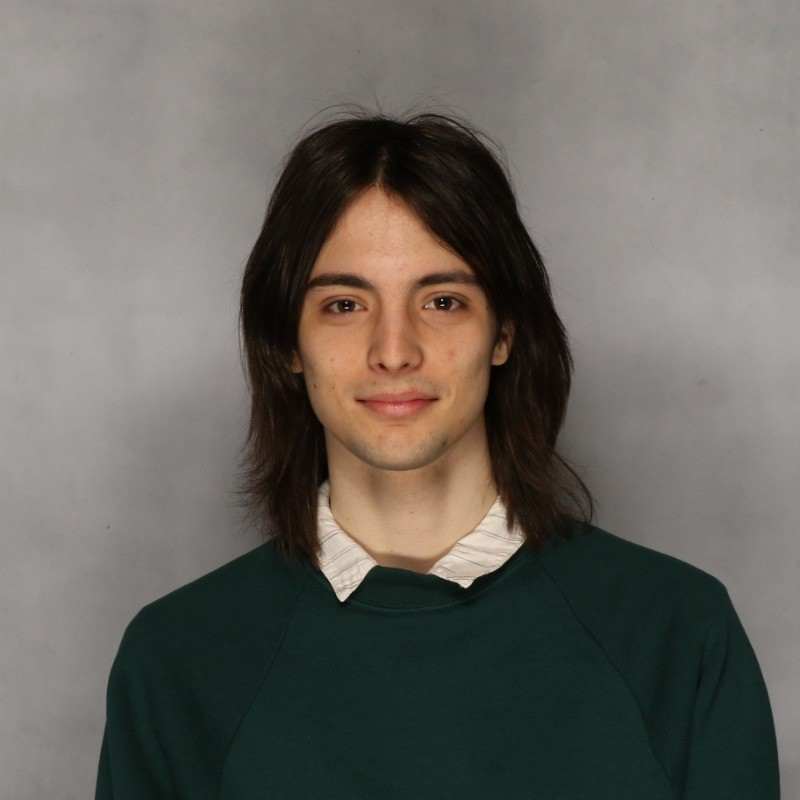
#> input picture 9/15/9:15:photo.jpg, 800 x 800 px
$ python -i grayscale.py   (imports and definitions only)
#> lines starting #> are read from the running program, lines starting #| are printed output that depends on the picture
import sys
from pathlib import Path
from PIL import Image, ImageChops, ImageFilter


def to_grayscale(img: Image.Image) -> Image.Image:
    return img.convert("L")


def to_threshold(img: Image.Image, threshold: int = 128) -> Image.Image:
    return img.convert("L").point(lambda p: 255 if p >= threshold else 0)


def erode(img: Image.Image, size: int = 3) -> Image.Image:
    return img.filter(ImageFilter.MinFilter(size))


def dilate(img: Image.Image, size: int = 3) -> Image.Image:
    return img.filter(ImageFilter.MaxFilter(size))


def subtract(img: Image.Image, other: Image.Image) -> Image.Image:
    return ImageChops.subtract(img, other)


def save_with_suffix(img: Image.Image, input_path: str, suffix: str) -> str:
    src = Path(input_path)
    output_path = str(src.with_stem(src.stem + suffix))
    img.save(output_path)
    return output_path


def kernel_matrix_text(size: int, op: str) -> str:
    row = " ".join(["1"] * size)
    matrix = "\n".join([row] * size)
    formula = {
        "erode": f"output(x,y) = min over {size}x{size} neighborhood",
        "dilate": f"output(x,y) = max over {size}x{size} neighborhood",
    }[op]
    return f"{formula}\n\nstructuring element:\n{matrix}"


def launch_gui(input_path: str) -> None:
#> called with input_path = '9:15:photo.jpg'
    import tkinter as tk
    from tkinter import ttk
    from PIL import ImageTk

    THUMB_SIZE = (200, 200)

    root = tk.Tk()
    root.title("Kernel Playground")

    gray_img = to_grayscale(Image.open(input_path))
#> in to_grayscale, `return img.convert("L")`:
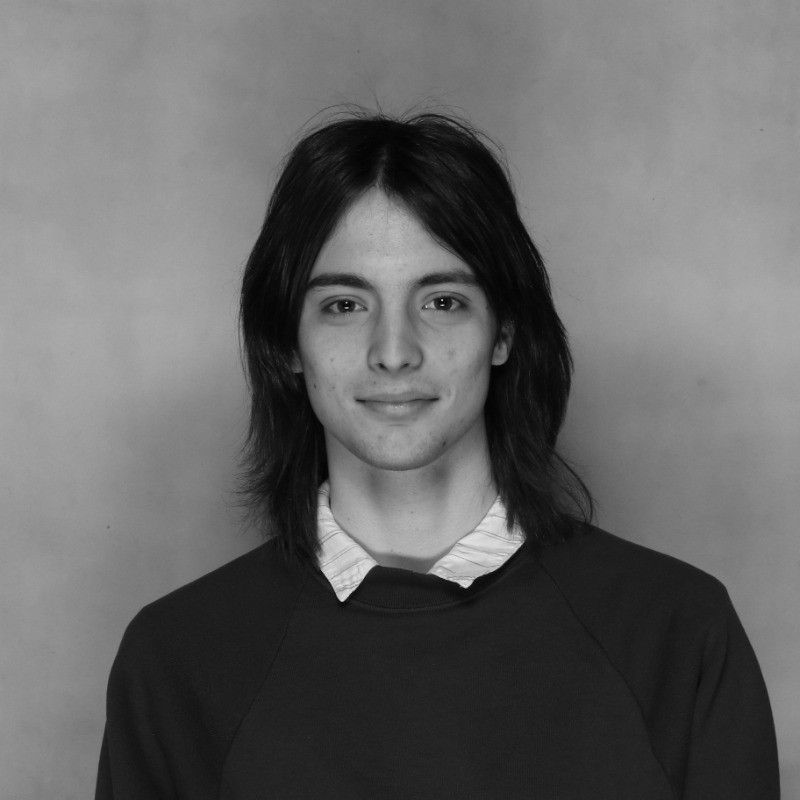
#> returned value: PIL image 800x800 L; min 1, max 236, mean 102.1

    threshold_var = tk.IntVar(value=128)
    erode_var = tk.IntVar(value=3)
    dilate_var = tk.IntVar(value=3)

    photo_refs: dict[str, "ImageTk.PhotoImage"] = {}
    stage_images: dict[str, Image.Image] = {}
    stage_labels: dict[str, ttk.Label] = {}
    stage_math: dict[str, ttk.Label] = {}

    def make_thumb(img: Image.Image) -> "ImageTk.PhotoImage":
        thumb = img.copy()
        thumb.thumbnail(THUMB_SIZE)
        return ImageTk.PhotoImage(thumb)

    def render(*_args) -> None:
        threshold = threshold_var.get()
        erode_size = erode_var.get()
        dilate_size = dilate_var.get()

        threshold_img = to_threshold(gray_img, threshold)
        eroded_img = erode(threshold_img, erode_size)
        dilated_img = dilate(eroded_img, dilate_size)
        subtracted_img = subtract(threshold_img, dilated_img)

        stage_images["grayscale"] = gray_img
        stage_images["threshold"] = threshold_img
        stage_images["eroded"] = eroded_img
        stage_images["dilated"] = dilated_img
        stage_images["subtracted"] = subtracted_img

        for name, img in stage_images.items():
            photo = make_thumb(img)
            photo_refs[name] = photo
            stage_labels[name].configure(image=photo)

        stage_math["grayscale"].configure(text="output(x,y) = luminance(I(x,y))")
        stage_math["threshold"].configure(
            text=f"output(x,y) = 255 if I(x,y) >= {threshold} else 0"
        )
        stage_math["eroded"].configure(text=kernel_matrix_text(erode_size, "erode"))
        stage_math["dilated"].configure(text=kernel_matrix_text(dilate_size, "dilate"))
        stage_math["subtracted"].configure(text="output = threshold_img - dilated_img")

    titles = {
        "grayscale": "Grayscale",
        "threshold": "Threshold",
        "eroded": "Eroded",
        "dilated": "Dilated",
        "subtracted": "Subtracted",
    }

    stages_frame = ttk.Frame(root, padding=10)
    stages_frame.grid(row=0, column=0)

    for col, name in enumerate(titles):
        panel = ttk.Frame(stages_frame, padding=5, relief="groove")
        panel.grid(row=0, column=col, sticky="n")

        ttk.Label(panel, text=titles[name], font=("Helvetica", 12, "bold")).pack()

        img_label = ttk.Label(panel)
        img_label.pack(pady=5)
        stage_labels[name] = img_label

        math_label = ttk.Label(panel, justify="left", font=("Menlo", 10), wraplength=180)
        math_label.pack(pady=5)
        stage_math[name] = math_label

    controls = ttk.Frame(root, padding=10)
    controls.grid(row=1, column=0, sticky="ew")

    def add_slider(label_text: str, var: tk.IntVar, frm: int, to: int, resolution: int, col: int) -> None:
        ttk.Label(controls, text=label_text).grid(row=0, column=col, sticky="w", padx=10)
        slider = tk.Scale(
            controls,
            from_=frm,
            to=to,
            resolution=resolution,
            orient="horizontal",
            variable=var,
            command=lambda _v: render(),
            length=200,
        )
        slider.grid(row=1, column=col, padx=10)

    add_slider("Threshold", threshold_var, 0, 255, 1, 0)
    add_slider("Erode kernel size", erode_var, 1, 15, 2, 1)
    add_slider("Dilate kernel size", dilate_var, 1, 15, 2, 2)

    def save_all() -> None:
        for name, img in stage_images.items():
            path = save_with_suffix(img, input_path, f"_{name}")
            print(f"Saved {name} image to {path}")

    ttk.Button(root, text="Save All Outputs", command=save_all).grid(row=2, column=0, pady=10)

    render()
#> (the call stopped at in to_threshold, `return img.convert("L").point(lambda p: 255 if p >= threshold else 0)`: tkinter is not available in this run)
    root.mainloop()


# [36 lines not run here, left out]

>>> result = launch_gui('9:15:photo.jpg')
